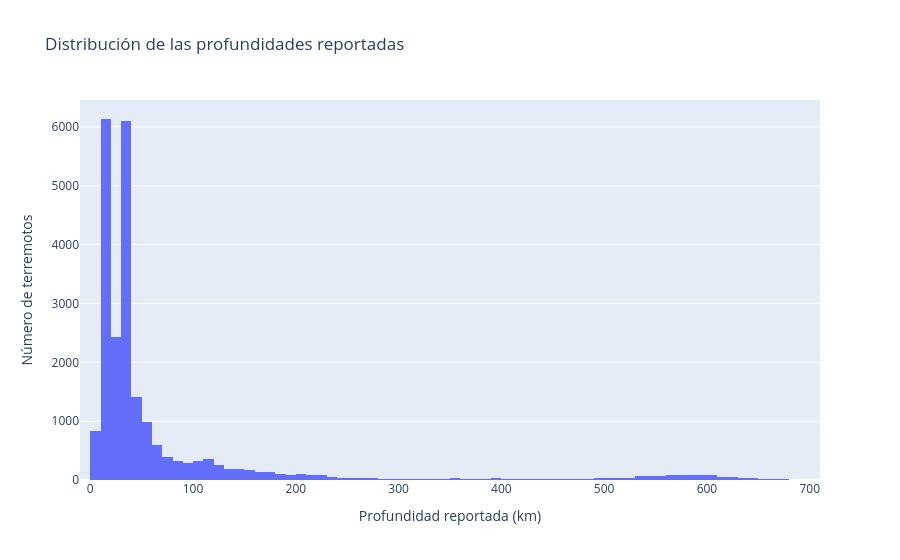

The notebook cell saved with this chart:
### Markdown cell above
## 7. Distribución de la profundidad de los terremotos

Analizamos la profundidad reportada en kilómetros para entender en qué intervalos se concentran los terremotos del catálogo y cómo se distribuyen los eventos más profundos.

Calculamos la media, la mediana y los cuartiles, y usamos un histograma para comparar las frecuencias por intervalo. Conservamos los tres registros con profundidad negativa que identificamos durante la validación de rangos.

### Code cell
profundidad = terremotos["Depth"]

print(f"Media: {profundidad.mean():.2f} km")
print(f"Mediana: {profundidad.median():.2f} km")
print(f"Q1: {profundidad.quantile(0.25):.2f} km")
print(f"Q3: {profundidad.quantile(0.75):.2f} km")

fig_profundidad = px.histogram(
    terremotos,
    x="Depth",
    title="Distribución de las profundidades reportadas",
    labels={"Depth": "Profundidad reportada (km)"},
)

fig_profundidad.update_traces(xbins=dict(start=-10, end=710, size=10))
fig_profundidad.update_yaxes(title_text="Número de terremotos")
fig_profundidad.show()

### Figure 1 — Plotly figure (JSON) as saved in the notebook; plotly's stock layout.template omitted (floating-point values rounded to 4 significant figures; data arrays with more than 128 entries replaced by an {"elided": "..."} marker saying what was removed)
{"data": [{"bingroup": "x", "hovertemplate": "Profundidad reportada (km)=%{x}<br>count=%{y}<extra></extra>", "legendgroup": "", "marker": {"color": "#636efa", "pattern": {"shape": ""}}, "name": "", "orientation": "v", "showlegend": false, "type": "histogram", "x": {"elided": "23232 float values"}, "xaxis": "x", "xbins": {"end": 710, "size": 10, "start": -10}, "yaxis": "y"}], "layout": {"barmode": "relative", "legend": {"tracegroupgap": 0}, "title": {"text": "Distribución de las profundidades reportadas"}, "xaxis": {"anchor": "y", "domain": [0, 1], "title": {"text": "Profundidad reportada (km)"}}, "yaxis": {"anchor": "x", "domain": [0, 1], "title": {"text": "Número de terremotos"}}}}
